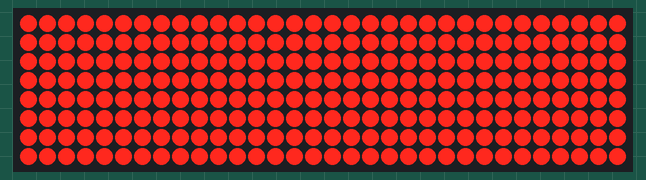
Simulated run of this sketch. Board: Arduino Mega 2560, built with avr-gcc and run on an emulated ATmega2560. Parts: 32×8 LED matrix.

Above: at 0.1 s.

The sketch:

MD_MAX72xx_Intensity.ino
```cpp
// Board = Mega

#include <MD_MAX72xx.h>
#include <SPI.h>

#define PRINT(s, v) { Serial.print(F(s)); Serial.print(v); }

// Define the number of devices we have in the chain and the hardware interface
// NOTE: These pin numbers will probably not work with your hardware and may
// need to be adapted
#define HARDWARE_TYPE MD_MAX72XX::FC16_HW
#define MAX_DEVICES 4

#define CLK_PIN   13  // or SCK
#define DATA_PIN  11  // or MOSI
#define CS_PIN    10  // or SS

// SPI hardware interface
//MD_MAX72XX mx = MD_MAX72XX(HARDWARE_TYPE, CS_PIN, MAX_DEVICES);
// Arbitrary pins
MD_MAX72XX mx = MD_MAX72XX(HARDWARE_TYPE, DATA_PIN, CLK_PIN, CS_PIN, MAX_DEVICES);

// Global
int intensity = 0;

void setup()
{
  mx.begin();
  mx.control(MD_MAX72XX::TEST, 1);
}

void loop()
{
  mx.control(MD_MAX72XX::INTENSITY, intensity);
  intensity++;
  intensity &= 0x0F;

  delay(250);
}
```
